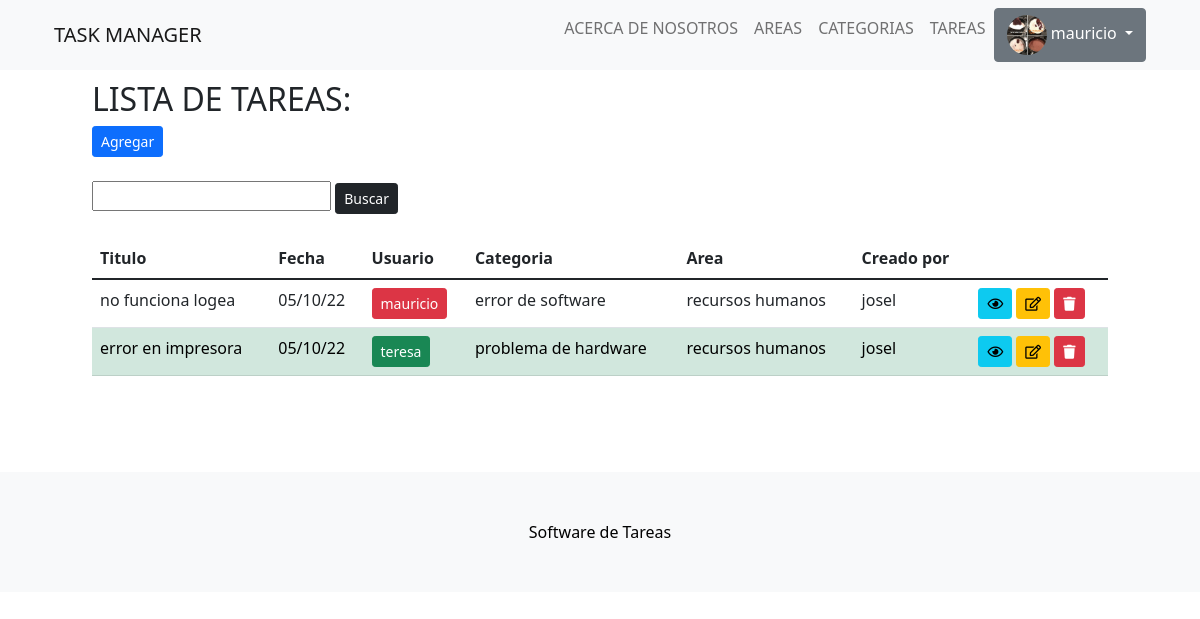
The page /tareas/ (signed in) on the database as committed earlier.
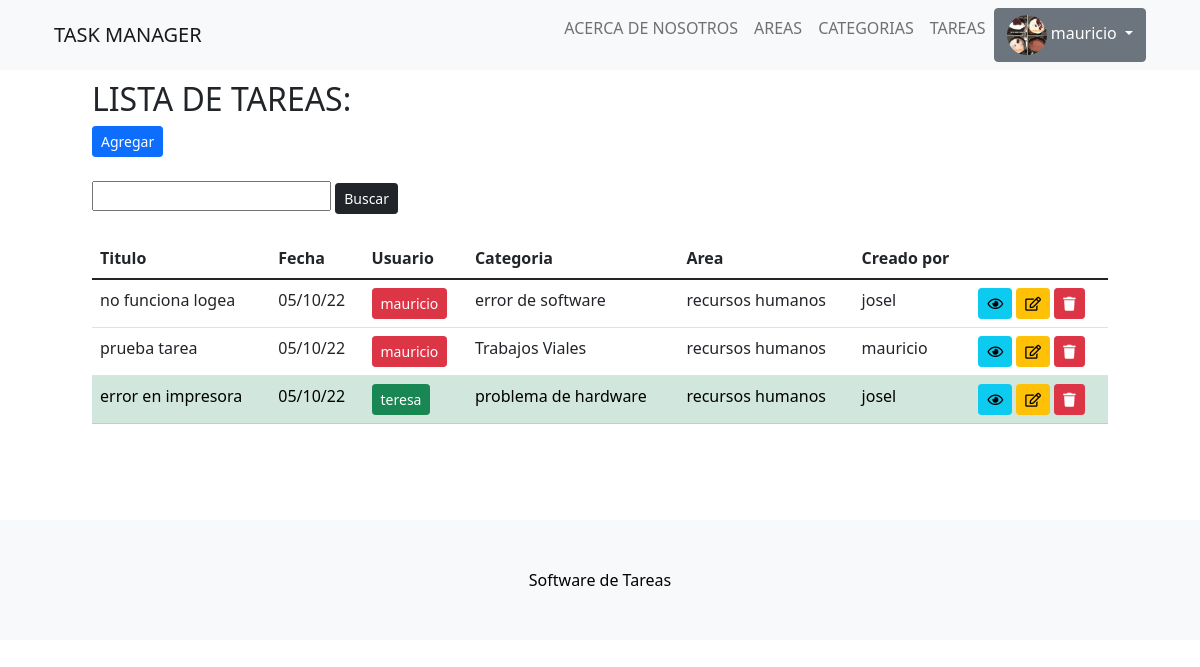
The same page on the database as committed later.
### app_tareas/models.py (models this page shows, shortened)
class Avatar(models.Model):
    user = models.OneToOneField(User, on_delete= models.CASCADE, null=True)
    imagen = models.ImageField(upload_to= 'avatares', null= True, blank = True)

class Tarea(models.Model):
    usuario = models.ForeignKey(User,null=False, on_delete=models.CASCADE)
    titulo = models.CharField(max_length=200,null=False)
    descripcion = models.TextField(null=False)
    completo = models.BooleanField(default=False)
    creado = models.DateTimeField(auto_now_add=True)
    categoria = models.ForeignKey(Categoria,null=False,on_delete=models.PROTECT)
    usuario_carga = models.CharField(max_length=61,null=True)
    area = models.ForeignKey(Area,null=False,on_delete=models.PROTECT)
    class Meta:
        ordering = ['completo']

class Categoria(models.Model):
    descripcion = models.CharField(max_length=100)
    def __str__(self):
        return self.descripcion

class Area(models.Model):
    descripcion = models.CharField(max_length=100)
    nota = models.CharField(max_length=200)
    def __str__(self):
        return self.descripcion

### app_tareas/views.py (the view)
# urls.py: path('tareas/', ListaTareas.as_view(), name ='tareas'),
class ListaTareas(LoginRequiredMixin, ListView):
    model = Tarea
    context_object_name = 'tareas'
    template_name = 'app_tareas/tareas/lista_tareas.html'
    def get_context_data(self, **kwargs):
        context = super().get_context_data(**kwargs)
        valor_buscado = self.request.GET.get('buscar') or ''
        if valor_buscado:
            context['tareas'] = context['tareas'].filter(titulo__icontains=valor_buscado)
        context['valor_buscado'] =  valor_buscado
        return context

### app_tareas/templates/app_tareas/tareas/lista_tareas.html (shortened to what this page needs)
{% extends 'app_tareas/plantilla_base.html' %}
{% block contenido %}
<div class = 'container'>
    <h2>LISTA DE TAREAS:</h2>
    <a href="{% url 'crear_tarea' %}" class="btn btn-primary btn-sm">Agregar</a>
</div>
<br>
<div class="container">
    <form action="" method="GET">
        <input type="text" name="buscar" value = "{{valor_buscado}}">
        <input type="submit" value="Buscar" class="btn btn-dark btn-sm">
    </form>
</div>
<br>
<div class ='container'>
    <div class = 'row'>
        <div class = 'col'>
            <table class = 'table table-hover table-responsive-sm overflow-y: hidden'>
                <thead>
                    <tr>
                        <th>Titulo</th>
                        <th>Fecha</th>
                        <th>Usuario</th>
                        <th>Categoria</th>
                        <th>Area</th>
                        <th>Creado por</th>
                        <th></th>
                    </tr>
                </thead>
                <tbody>
                    {% for i in tareas %}
                    <tr>
                        {% if i.completo %}
                            <td class="table-success">{{i.titulo}}</td>
                            <td class="table-success">{{i.creado|date:"d/m/y"}}</td>
                            <td class="table-success"><a href="{% url 'tarea_usuario' i.usuario_id %}" class="btn btn-success btn-sm">{{i.usuario}}</a></td>
                            <td class="table-success">{{i.categoria}}</td>
                            <td class="table-success">{{i.area}}</td>
                            <td class="table-success">{{i.usuario_carga}}</td>
                            <td class="table-success"><a id = visualizar href="{% url 'tarea' i.id %}" class="btn  btn-info btn-sm"><i class="far fa-eye"></i></a>
                            <a id = editar href="{% url 'editar_tarea' i.id %}" class="btn btn-warning btn-sm"><i class="far fa-edit"></i></a>
                            <a id = eliminar href="{% url 'eliminar_tarea' i.id %}" class="btn btn-danger btn-sm"><i class="fas fa-trash"></i></a></td>
                        {% else %}
                            <td>{{i.titulo}}</td>
                            <td>{{i.creado|date:"d/m/y"}}</td>
                            <td><a href="{% url 'tarea_usuario' i.usuario_id %}" class="btn btn-danger btn-sm">{{i.usuario}}</a></td>
                            <td>{{i.categoria}}</td>
                            <td>{{i.area}}</td>
                            <td>{{i.usuario_carga}}</td>
                            <td><a id = visualizar href="{% url 'tarea' i.id %}" class="btn  btn-info btn-sm"><i class="far fa-eye"></i></a>
                            <a  id = editar href="{% url 'editar_tarea' i.id %}" class="btn btn-warning btn-sm"><i class="far fa-edit"></i></a>
                            <a  id = eliminar href="{% url 'eliminar_tarea' i.id %}" class="btn btn-danger btn-sm"><i class="fas fa-trash"></i></a></td>
                        {% endif %}
                    </tr>
                    {% empty %}
                    <h3> No hay elementos en esta lista </h3>
                    {% endfor %}
                </tbody>
            </table>
        </div>
    </div>
</div>
{% endblock contenido %}

### app_tareas/templates/app_tareas/plantilla_base.html (shortened to what this page needs)
<!DOCTYPE html>
<html lang="en">
    <head>
        <link rel="stylesheet" href="https://cdnjs.cloudflare.com/ajax/libs/font-awesome/5.15.4/css/all.min.css">
        {% load static %}
        <link href="{% static 'app_tareas/css/styles.css' %}" rel="stylesheet" />
    </head>
    <body id="page-top">
        <nav class="navbar navbar-expand-lg navbar-light bg-light fixed-top" id="mainNav">
            <div class="container px-4">
                <a class="navbar-brand" href="{% url 'home' %}">TASK MANAGER</a>
                <div class="collapse navbar-collapse" id="navbarResponsive">
                    <ul class="navbar-nav ms-auto">
                        <li class="nav-item"><a class="nav-link" href="{% url 'about' %}">ACERCA DE NOSOTROS</a></li>
                        <li class="nav-item"><a class="nav-link" href="{% url 'areas' %}">AREAS</a></li>
                        <li class="nav-item"><a class="nav-link" href="{% url 'categorias' %}">CATEGORIAS</a></li>
                        <li class="nav-item"><a class="nav-link" href="{% url 'tareas' %}">TAREAS</a></li>
                        {% if user.is_authenticated %}
                            <div class="dropdown">
                                {% if user.avatar%}
                                <button class="btn btn-secondary dropdown-toggle" type="button" id="dropdownMenuButton1" data-bs-toggle="dropdown" aria-expanded="false"> <img src="{{ user.avatar.imagen.url }}" style="width: 40px; height; 40px; border-radius: 100%;" /> {{ user.username }}
                                </button>
                                {%else%}
                                <button class="btn btn-secondary dropdown-toggle" type="button" id="dropdownMenuButton1" data-bs-toggle="dropdown" aria-expanded="false"> {{ user.username }}
                                </button>
                                {% endif %}
                            </div>
                        {% else %}
                            <li class="nav-item"><a class="btn btn-success btn-sm" style="margin: 5px;" href="{% url 'login' %}">INICIAR SESION</a></li>
                            <li class="nav-item"><a class="btn btn-primary btn-sm"  style="margin: 5px;" href="{% url 'registro' %}">REGISTRARSE</a></li>
                        {% endif %}
                    </ul>
                </div>
            </div>
        </nav>
        <section style="padding:80px;">
            {% block contenido %}
            {% endblock contenido %}
        </section>
        <footer class="py-5 bg-light">
            <div class="container px-4"><p class="m-0 text-center text-black">Software de Tareas</p></div>
        </footer>
    </body>
</html>

Rows that differ between the two databases and show on the page:
added Tarea: titulo "prueba tarea", creado "05/10/22", usuario "mauricio", categoria "Trabajos Viales", area "recursos humanos", usuario_carga "mauricio"
